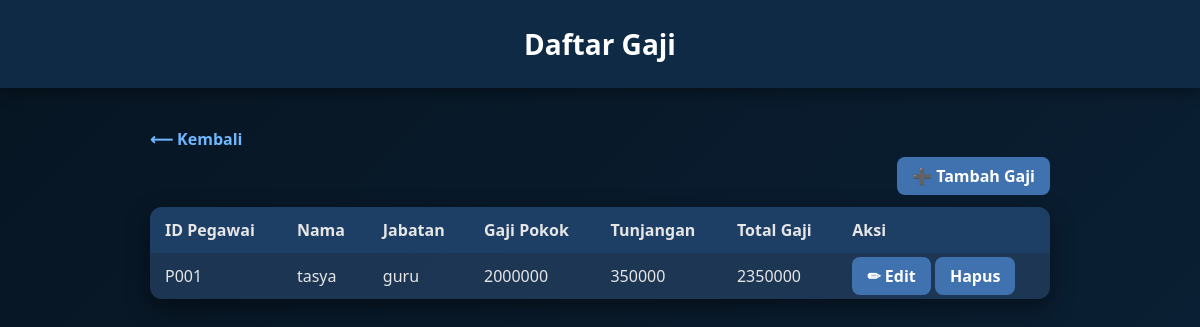
/laporan/gaji/, run on an earlier commit of the app's database.
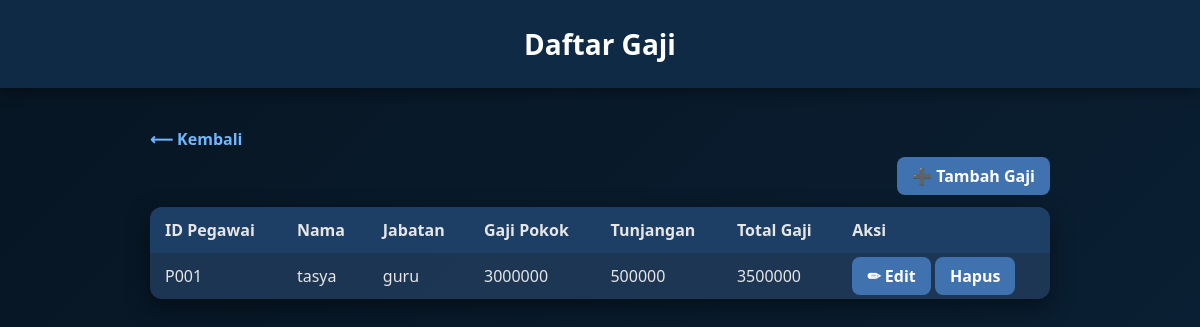
And on a later commit of the database.
### laporan/models.py (models this page shows, shortened)
class Gaji(models.Model):
    pegawai = models.ForeignKey(Pegawai, on_delete=models.CASCADE)
    nama_pegawai = models.CharField(max_length=255, blank=True)  # baru
    gaji_pokok = models.PositiveIntegerField(default=0)
    tunjangan_jabatan = models.PositiveIntegerField(default=0)
    keterangan_tunjangan = models.CharField(max_length=255, blank=True, null=True)
    @property
    def total_gaji(self):
        return self.gaji_pokok + self.tunjangan_jabatan

### admin_app/models.py (models this page shows, shortened)
class Pegawai(models.Model):
    id_pegawai = models.CharField(max_length=10, unique=True, editable=False)
    JABATAN_CHOICES = [
        ("guru", "Guru"),
        ("staff", "Staff"),
        ("admin", "Admin"),
    ]
    nama = models.CharField(max_length=200)
    jabatan = models.CharField(max_length=20, choices=JABATAN_CHOICES)
    gaji_pokok = models.IntegerField(default=0)

### laporan/views.py (the view)
# urls.py: path("gaji/", views.gaji_list, name="gaji_list"),
def gaji_list(request):
    gaji = Gaji.objects.all()
    return render(request, "laporan/gaji_list.html", {"gaji": gaji})

### laporan/templates/laporan/gaji_list.html (shortened to what this page needs)
<!DOCTYPE html>
<html lang="en">
<head>
</head>
<body>
<header>Daftar Gaji</header>
<div class="wrapper">
    <a href="{% url 'laporan_home' %}" class="back">⟵ Kembali</a>
    <div style="text-align:right; margin-bottom:20px;">
        <a href="{% url 'gaji_tambah' %}" class="button">➕ Tambah Gaji</a>
    </div>
    <table>
        <tr>
            <th>ID Pegawai</th>
            <th>Nama</th>
            <th>Jabatan</th>
            <th>Gaji Pokok</th>
            <th>Tunjangan</th>
            <th>Total Gaji</th>
            <th>Aksi</th>
        </tr>
        {% for g in gaji %}
        <tr>
            <td>{{ g.pegawai.id_pegawai }}</td>
            <td>{{ g.pegawai.nama }}</td>
            <td>{{ g.pegawai.jabatan }}</td>
            <td>{{ g.gaji_pokok }}</td>
            <td>{{ g.tunjangan_jabatan }}</td>
            <td>{{ g.total_gaji }}</td>
            <td>
                <a href="{% url 'gaji_edit' g.pk %}" class="button">✏ Edit</a>
                <a href="{% url 'gaji_hapus' g.pk %}" class="button">Hapus</a>
            </td>
        </tr>
        {% empty %}
        <tr><td colspan="7" style="text-align:center;">Belum ada data gaji</td></tr>
        {% endfor %}
    </table>
</div>
</body>
</html>

### laporan/templates/laporan/gaji_list.html (style rules this page uses)
body { margin: 0; font-family: "Segoe UI", sans-serif; background: linear-gradient(135deg, #071522, #0a1f33); color: #e6e6e6; }
header { background: #0f2a45; padding: 25px 0; text-align: center; font-size: 28px; font-weight: 600; color: #fff; box-shadow: 0 4px 15px rgba(0,0,0,0.4); }
.wrapper { max-width: 900px; margin: 40px auto; padding: 0 20px; }
a.back { display: inline-block; margin-bottom: 15px; color: #6fb7ff; text-decoration: none; font-weight: bold; }
a.button { padding: 8px 15px; background: #3f72af; color: white; border-radius: 8px; text-decoration: none; font-weight: bold; }
table { width: 100%; border-collapse: collapse; background: rgba(17,45,78,0.9); border-radius: 12px; overflow: hidden; box-shadow: 0 8px 25px rgba(0,0,0,0.45); }
th, td { padding: 12px 15px; text-align: left; }
th { background: rgba(31,65,105,0.9); }
tr:nth-child(even) { background: rgba(255,255,255,0.05); }

What changed in the data, as far as the page shows it:
removed Gaji: pegawai.id_pegawai "P001", pegawai.nama "tasya", pegawai.jabatan "guru", gaji_pokok "2000000", tunjangan_jabatan "350000", total_gaji "2350000"
added Gaji: pegawai.id_pegawai "P001", pegawai.nama "tasya", pegawai.jabatan "guru", gaji_pokok "3000000", tunjangan_jabatan "500000", total_gaji "3500000"
